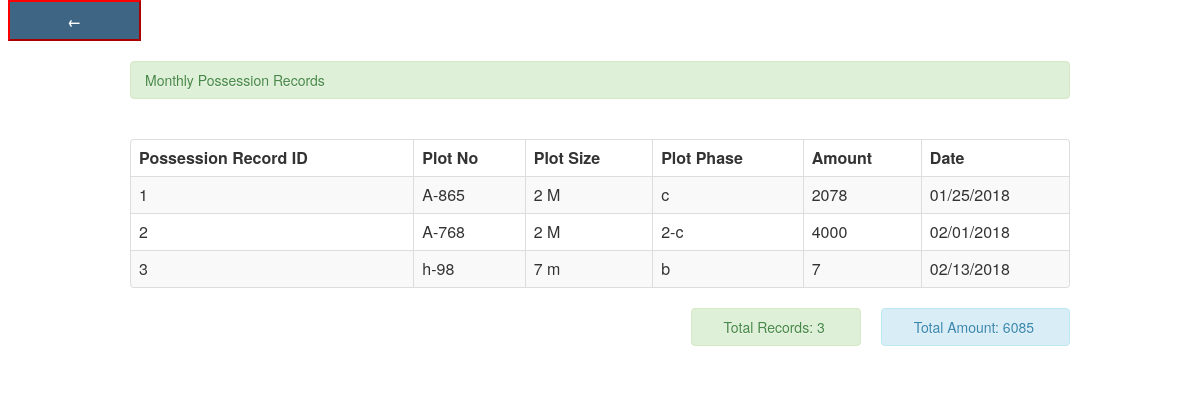
The page /pages1/actionview_possession.php on the database its author committed.
### tables this page shows
CREATE TABLE IF NOT EXISTS `position_record` (
  `position_ID` int(11) NOT NULL AUTO_INCREMENT,
  `plot_no` varchar(20) NOT NULL,
  `p_size` varchar(20) NOT NULL,
  `p_phase` varchar(20) NOT NULL,
  `p_payment` varchar(20) NOT NULL,
  `p_date` varchar(15) NOT NULL,
  PRIMARY KEY (`position_ID`)
);

### pages1/actionview_possession.php (the view, shortened to what this page needs)
<head>
</head>
<?php
include('header.php');
?>
<body>
<a class="auto-style5" href="search_monthlypossession.php"><strong><span class="auto-style6">
<input class="auto-style7" style="border-bottom-color: #FF0000; border-color: #FF0000; width: 133px; height: 41px; border-left-color: #FF0000; border-right-color: #FF0000; border-top-color: #FF0000;" type="button" value="&#8592;"></span></strong></a><br>
<br>
<div class="container">
  <div class="alert alert-success">Monthly Possession Records</div>
<br />
	     <table  class="table table-striped table-bordered">
                            <thead>
                                <tr>
                                    <th>Possession Record ID</th>
                                    <th>Plot No</th>
                                    <th>Plot Size</th>
                                    <th>Plot Phase</th>
                                    <th>Amount</th>
                                    <th>Date</th>
                                </tr>
                            </thead>
                            <tbody>
							<?php
							$query=mysql_query("select * from position_record where p_date like '%".$_POST['p_date']."%' ORDER BY position_Id")or die(mysql_error());
							while($row=mysql_fetch_array($query)){
							?>
										<tr>
                                         <td><?php echo $row['position_ID'] ?></td>
                                         <td><?php echo $row['plot_no'] ?></td>
                                         <td><?php echo $row['p_size'] ?></td>
                                         <td><?php echo $row['p_phase'] ?></td>
                                         <td><?php echo $row['p_payment'] ?></td>
                                         <td><?php echo $row['p_date'] ?></td>
                                          </tr>
						          <?php } ?>
                            </tbody>
                        </table>
                         <?php
                            $result1 = mysql_query("SELECT sum(p_payment) FROM position_record where p_date like '%".$_POST['p_date']."%' ") or die(mysql_error());
                            while ($rows1 = mysql_fetch_array($result1)) {
                                ?>
                                <div class="pull-right">
                                    <div class="span"><div class="alert alert-info"><i class="icon-credit-card icon-large"></i>&nbsp;Total Amount:&nbsp;<?php echo $rows1['sum(p_payment)']; ?></div></div>
                                </div>
                            <?php }
                            ?>
						        <?php
                            $result = mysql_query("SELECT count(position_ID) FROM position_record where p_date like '%".$_POST['p_date']."%' ") or die(mysql_error());
                            while ($rows = mysql_fetch_array($result)) {
                                ?>
                                <div class="pull-right">
                                    <div class="span"><div class="alert alert-success"><i class="icon-credit-card icon-large"></i>&nbsp;Total Records:&nbsp;<?php echo $rows['count(position_ID)']; ?></div></div>
                                </div>
                            <?php }
                            ?>
</div>
</body>
</html>

### pages1/actionview_possession.php (style rules this page uses)
.auto-style5 { text-decoration: none; }
.auto-style6 { font-size: xx-large; }
.auto-style7 { color: #FFFFFF; font-weight: bold; background-color: #3E6684; }

### rows shown on the page
position_record: position_ID "1", plot_no "A-865", p_size "2 M", p_phase "c", p_payment "2078", p_date "01/25/2018"
position_record: position_ID "2", plot_no "A-768", p_size "2 M", p_phase "2-c", p_payment "4000", p_date "02/01/2018"
position_record: position_ID "3", plot_no "h-98", p_size "7 m", p_phase "b", p_payment "7", p_date "02/13/2018"

### other values the page prints
$rows1['sum(p_payment)'] "6085"
$rows['count(position_ID)'] "3"
